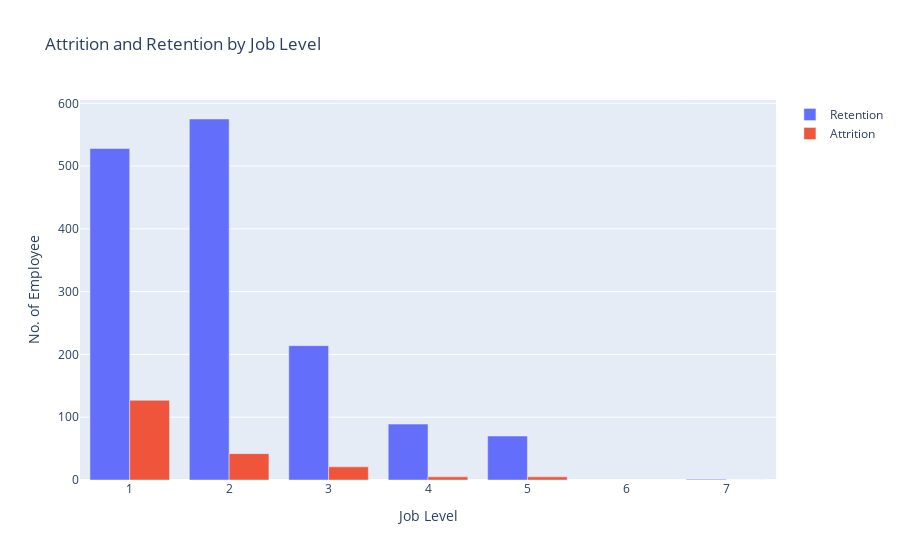

The cell this chart's notebook holds for it:
### Code cell
# Get the count of employees for each combination of job level and attrition
counts = train_data.groupby(['JobLevel', 'Attrition']).size().reset_index(name='Count')

# Pivot the table to get a dataframe that has JobLevel as rows, and attrition count for 0 and 1 as columns
pivoted_counts = counts.pivot(index='JobLevel', columns='Attrition', values='Count')

# Create the bar plot
fig = go.Figure()

fig.add_trace(go.Bar(x=pivoted_counts.index, y=pivoted_counts[0], name='Retention'))
fig.add_trace(go.Bar(x=pivoted_counts.index, y=pivoted_counts[1], name='Attrition'))

# Update the layout
fig.update_layout(title='Attrition and Retention by Job Level',
                  xaxis_title='Job Level',
                  yaxis_title='No. of Employee',
                  barmode='group')

# Add hover information
fig.update_traces(hovertemplate='Job Level: %{x}<br>Count: %{y}')

# Show the plot
fig.show()

### Figure 1 — Plotly figure (JSON) as saved in the notebook; plotly's stock layout.template omitted (floating-point values rounded to 4 significant figures)
{"data": [{"hovertemplate": "Job Level: %{x}<br>Count: %{y}", "name": "Retention", "type": "bar", "x": [1, 2, 3, 4, 5, 7], "y": [528, 575, 214, 89, 70, 1]}, {"hovertemplate": "Job Level: %{x}<br>Count: %{y}", "name": "Attrition", "type": "bar", "x": [1, 2, 3, 4, 5, 7], "y": [127, 42, 21, 5, 5, 0]}], "layout": {"barmode": "group", "title": {"text": "Attrition and Retention by Job Level"}, "xaxis": {"title": {"text": "Job Level"}}, "yaxis": {"title": {"text": "No. of Employee"}}}}
